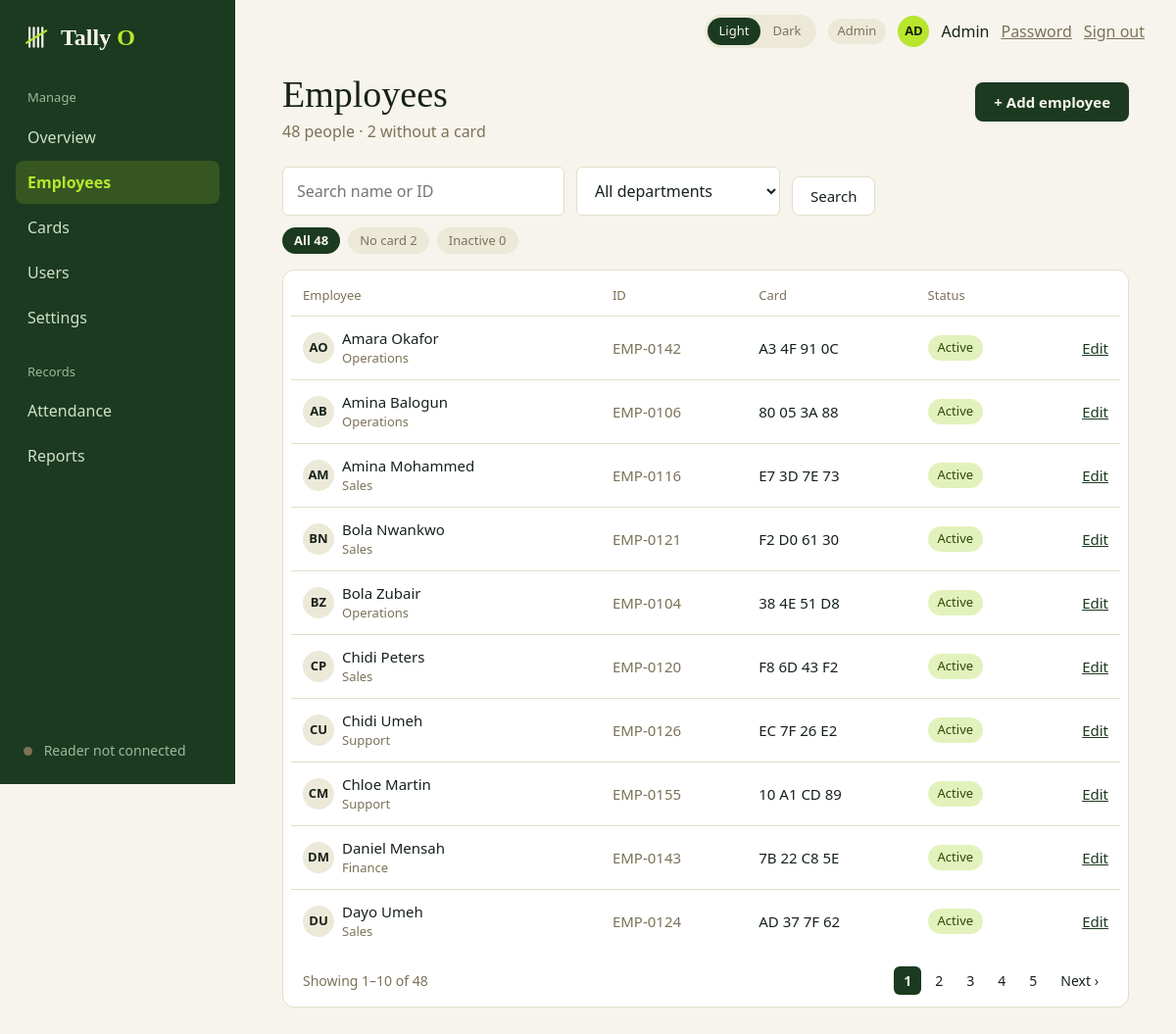
The page /admin/employees (signed in) on the database its author committed.
### tables this page shows
CREATE TABLE employees (
    id            INTEGER PRIMARY KEY,
    employee_code TEXT    NOT NULL UNIQUE,              -- e.g. EMP-0142
    full_name     TEXT    NOT NULL,
    department    TEXT    NOT NULL,
    email         TEXT,
    joined_on     TEXT    NOT NULL,
    is_active     INTEGER NOT NULL DEFAULT 1 CHECK (is_active IN (0, 1))
);

### admin.py (the view)
@bp.route("/employees")
@admin_only
def employees():
    q = request.args.get("q", "").strip()[:60]
    dept = request.args.get("dept", "")[:40]
    status = request.args.get("status", "")
    if status not in ("no_card", "inactive"):
        status = ""
    page = request.args.get("page", 1, type=int)
    conn = db.get_db()
    return render_template(
        "admin_employees.html",
        result=queries.list_employees(conn, q, dept, status, page),
        counts=queries.employee_counts(conn), departments=queries.departments(conn),
        q=q, dept=dept, status=status,
        keep={"q": q or None, "dept": dept or None, "status": status or None},
        **shell_context("Employees"))

### app.py (called while the page is built)
@app.context_processor
def inject_globals():
    return {"APP_NAME": APP_NAME, "APP_TAGLINE": APP_TAGLINE,
            "csrf_token": auth.csrf_token, "safe_url": safe_url,
            "reader": reader.status()}

@app.after_request
def no_store_when_signed_in(response):
    if "user" in session and request.endpoint != "static":
        response.headers["Cache-Control"] = "no-store"
    return response

### auth.py (called while the page is built)
def csrf_token():
    if "csrf" not in session:
        session["csrf"] = secrets.token_hex(16)
    return session["csrf"]

def login_required(view):
    @wraps(view)
    def wrapped(*args, **kwargs):
        user = session.get("user")
        if not user:
            return redirect(url_for("auth.login"))
        row = get_db().execute("SELECT is_active, must_change_password FROM users WHERE id = ?",
                               (user["id"],)).fetchone()
        if row is None or not row["is_active"]:       # deactivated since they signed in
            session.clear()
            return redirect(url_for("auth.login"))
        if row["must_change_password"] and request.endpoint not in ("account.password", "auth.logout"):
            return redirect(url_for("account.password"))
        return view(*args, **kwargs)
    return wrapped

def role_required(*roles):
    def decorator(view):
        @wraps(view)
        @login_required
        def wrapped(*args, **kwargs):
            if session["user"]["role"] not in roles:
                abort(403)
            return view(*args, **kwargs)
        return wrapped
    return decorator

### db.py (called while the page is built)
def connect(path=DEFAULT_DB):
    Path(path).parent.mkdir(parents=True, exist_ok=True)
    conn = sqlite3.connect(str(path), isolation_level=None, timeout=10)  # we run transactions ourselves
    conn.row_factory = sqlite3.Row            # rows behave like dicts: row["name"]
    conn.execute("PRAGMA foreign_keys = ON")  # SQLite ignores foreign keys unless asked
    conn.execute("PRAGMA journal_mode = WAL") # readers don't block the writer
    return conn

def get_db():
    if "db" not in g:
        g.db = connect(current_app.config["DATABASE"])
    return g.db

### queries.py (called while the page is built)
def employee_counts(db):
    return dict(db.execute(f"""
        SELECT SUM(is_active = 1) AS active, SUM(is_active = 0) AS inactive,
               SUM(is_active = 1 AND {_NO_ACTIVE_CARD}) AS no_card
        FROM employees e""").fetchone())

def departments(db):
    return [r[0] for r in db.execute("SELECT DISTINCT department FROM employees ORDER BY 1")]

### templates/admin_employees.html (shortened to what this page needs)
{% extends "app_shell.html" %}
{% block content %}
  <div class="page-head">
    <div>
      <h1 class="page-title">Employees</h1>
      <p class="muted mt-1">{{ counts.active }} people · {{ counts.no_card }} without a card</p>
    </div>
    <a class="btn" href="{{ url_for('admin.employee_new') }}">+ Add employee</a>
  </div>
  <form class="toolbar mt-5" method="get" action="{{ url_for('admin.employees') }}">
    <input class="input toolbar-search" type="search" name="q" value="{{ q }}"
           placeholder="Search name or ID" aria-label="Search employees">
    <select class="input toolbar-select" name="dept" aria-label="Department">
      <option value="">All departments</option>
    </select>
    <button class="btn btn-secondary" type="submit">Search</button>
  </form>
  <div class="chips">
    <a class="chip" href="{{ url_for('admin.employees', q=q or None, dept=dept or None) }}"
       {% if not status %}aria-current="true"{% endif %}>All {{ counts.active }}</a>
    <a class="chip" href="{{ url_for('admin.employees', q=q or None, dept=dept or None, status='no_card') }}"
       {% if status == 'no_card' %}aria-current="true"{% endif %}>No card {{ counts.no_card }}</a>
    <a class="chip" href="{{ url_for('admin.employees', q=q or None, dept=dept or None, status='inactive') }}"
       {% if status == 'inactive' %}aria-current="true"{% endif %}>Inactive {{ counts.inactive }}</a>
  </div>
  <div class="card table-card mt-4">
    <table class="table">
      <thead><tr><th>Employee</th><th>ID</th><th>Card</th><th>Status</th><th></th></tr></thead>
      <tbody>
        {% for e in result.rows %}
          <tr>
            <td>
              <div class="row">
                <span class="avatar">{{ e.initials }}</span>
                <div><div>{{ e.full_name }}</div><div class="muted small">{{ e.department }}</div></div>
              </div>
            </td>
            <td class="muted">{{ e.employee_code }}</td>
            <td>
              {% if e.card_uid %}{{ e.card_uid }}
              {% elif e.is_active %}<a href="{{ safe_url('admin.employee_card', employee_id=e.id) }}">Assign card</a>
              {% else %}<span class="muted">–</span>{% endif %}
            </td>
            <td>
              {% if not e.is_active %}<span class="pill">Inactive</span>
              {% elif e.card_uid %}<span class="pill pill-ok">Active</span>
              {% else %}<span class="pill pill-late">No card</span>{% endif %}
            </td>
            <td class="right"><a href="{{ safe_url('admin.employee_edit', employee_id=e.id) }}">Edit</a></td>
          </tr>
        {% else %}
          <tr><td colspan="5" class="empty-cell">No employees match your search.</td></tr>
        {% endfor %}
      </tbody>
    </table>
    {% if result.total %}
      <div class="pager">
        <span class="muted">Showing {{ result.first }}–{{ result.last }} of {{ result.total }}</span>
        {% if result.pages > 1 %}
          <nav aria-label="Pages">
            {% for n in result.numbers %}
              {% if n is none %}<span class="page muted">…</span>
              {% elif n == result.page %}<a href="#" aria-current="page">{{ n }}</a>
              {% else %}<a href="{{ url_for('admin.employees', page=n, **keep) }}">{{ n }}</a>{% endif %}
            {% endfor %}
            {% if result.page < result.pages %}<a href="{{ url_for('admin.employees', page=result.page + 1, **keep) }}">Next ›</a>{% endif %}
          </nav>
        {% endif %}
      </div>
    {% endif %}
  </div>
{% endblock %}

### static/css/base.css (style rules this page uses)
:root { --font-sans: Calibri, Carlito, "Segoe UI", system-ui, -apple-system, sans-serif; --font-serif: Charter, "Bitstream Charter", "Sitka Text", Cambria, Georgia, serif; --space-1: 0.25rem; --space-2: 0.5rem; --space-3: 0.75rem; --space-4: 1rem; --space-5: 1.5rem; --space-6: 2rem; --space-7: 3rem; --radius-sm: 6px; --radius-md: 8px; --radius-lg: 12px; --radius-pill: 999px; --sidebar-width: 240px; }
:root, html[data-theme="light"] { color-scheme: light; --bg: #F6F4EC; --surface: #FFFFFF; --text: #17221A; --muted: #7C7258; --subtle: #5C6558; --line: #E3DEC9; --soft: #EDE9D8; --primary: #1B3A1F; --on-primary: #F6F4EC; --accent: #B8E62E; --on-accent: #17200A; --link: #1B3A1F; --brand-accent: #7DB82A; --ring: rgba(27, 58, 31, 0.25); --ok-bg: #E3F2BC; --ok-fg: #2E4A0B; --late-bg: #F8E7BE; --late-fg: #6B4A08; --bad-bg: #F4DAD2; --bad-fg: #7A2E22; --sidebar-bg: #1B3A1F; --sidebar-text: #CFE0C8; --sidebar-muted: #9DB89B; --sidebar-active-bg: rgba(184, 230, 46, 0.16); --sidebar-active-text: #B8E62E; }
*, *::before, *::after { box-sizing: border-box; }
* { margin: 0; }
html { -webkit-text-size-adjust: 100%; }
body { font-family: var(--font-sans); font-size: 1rem; line-height: 1.5; color: var(--text); background: var(--bg); -webkit-font-smoothing: antialiased; }
button, input, select, textarea { font: inherit; color: inherit; }
a { color: var(--link); }
.page-title { font-family: var(--font-serif); font-weight: 400; font-size: 2.375rem; line-height: 1.1; }
.muted { color: var(--muted); }
.btn { display: inline-flex; align-items: center; justify-content: center; gap: var(--space-2); padding: 0.625rem 1.125rem; border: 1px solid transparent; border-radius: var(--radius-md); background: var(--primary); color: var(--on-primary); font-size: 0.9375rem; font-weight: 700; line-height: 1.2; text-decoration: none; cursor: pointer; }
.btn-secondary { background: var(--surface); color: var(--text); border-color: var(--line); font-weight: 400; }
.card { background: var(--surface); border: 1px solid var(--line); border-radius: var(--radius-lg); }
.table-card { padding: var(--space-4) var(--space-2) var(--space-2); overflow-x: auto; }
.pill { display: inline-block; padding: 0.1875rem 0.625rem; border-radius: var(--radius-pill); background: var(--soft); color: var(--muted); font-size: 0.8125rem; white-space: nowrap; }
.pill-ok { background: var(--ok-bg); color: var(--ok-fg); }
.avatar { display: inline-flex; align-items: center; justify-content: center; width: 2rem; height: 2rem; margin-right: var(--space-2); border-radius: 50%; background: var(--soft); color: var(--text); font-size: 0.8125rem; font-weight: 700; flex: none; }
.table { width: 100%; border-collapse: collapse; font-size: 0.9375rem; }
.table th { padding: 0 0.75rem 0.625rem; text-align: left; font-size: 0.8125rem; font-weight: 400; color: var(--muted); }
.table td { padding: 0.6875rem 0.75rem; border-top: 1px solid var(--line); }
.input { width: 100%; padding: 0.75rem 0.875rem; background: var(--surface); border: 1px solid var(--line); border-radius: var(--radius-sm); }
.row { display: flex; align-items: center; }
.mt-1 { margin-top: var(--space-1); }
.mt-4 { margin-top: var(--space-4); }

### rows shown on the page
employees: initials "AO", full_name "Amara Okafor", department "Operations", employee_code "EMP-0142", card_uid "A3 4F 91 0C", is_active "Active"
employees: initials "AB", full_name "Amina Balogun", department "Operations", employee_code "EMP-0106", card_uid "80 05 3A 88", is_active "Active"
employees: initials "AM", full_name "Amina Mohammed", department "Sales", employee_code "EMP-0116", card_uid "E7 3D 7E 73", is_active "Active"
employees: initials "BN", full_name "Bola Nwankwo", department "Sales", employee_code "EMP-0121", card_uid "F2 D0 61 30", is_active "Active"
employees: initials "BZ", full_name "Bola Zubair", department "Operations", employee_code "EMP-0104", card_uid "38 4E 51 D8", is_active "Active"
employees: initials "CP", full_name "Chidi Peters", department "Sales", employee_code "EMP-0120", card_uid "F8 6D 43 F2", is_active "Active"
employees: initials "CU", full_name "Chidi Umeh", department "Support", employee_code "EMP-0126", card_uid "EC 7F 26 E2", is_active "Active"
employees: initials "CM", full_name "Chloe Martin", department "Support", employee_code "EMP-0155", card_uid "10 A1 CD 89", is_active "Active"
employees: initials "DM", full_name "Daniel Mensah", department "Finance", employee_code "EMP-0143", card_uid "7B 22 C8 5E", is_active "Active"
employees: initials "DU", full_name "Dayo Umeh", department "Sales", employee_code "EMP-0124", card_uid "AD 37 7F 62", is_active "Active"

### other values the page prints
{{ APP_NAME[:-1] }} "Tally"
{{ APP_NAME[-1]|upper }} "O"
{{ group.label }} "Manage" "Records"
{{ link.name }} "Overview" "Employees" "Cards" "Users" "Settings" "Attendance" "Reports"
{{ reader.label }} "Reader not connected"
{{ role_label }} "Admin"
{{ user_initials }} "AD"
{{ user_name }} "Admin"
{{ counts.active }} "48"
{{ counts.no_card }} "2"
{{ counts.inactive }} "0"
{{ result.first }} "1"
{{ result.last }} "10"
{{ result.total }} "48"
{{ n }} "1"
